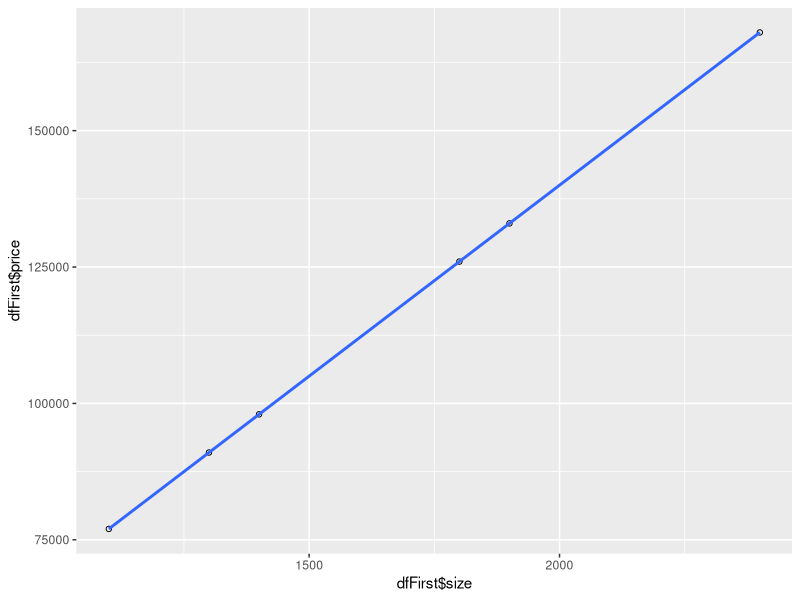
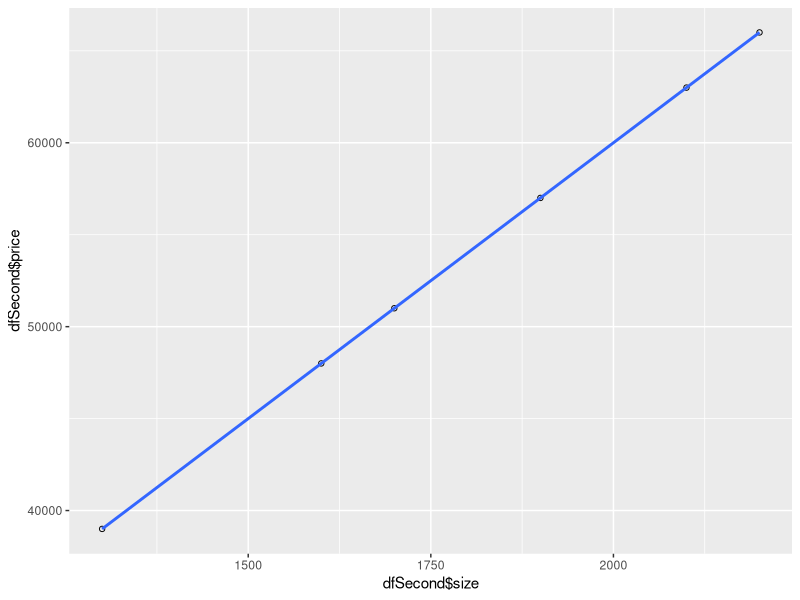

The R script that drew these images, in order:

library(ggplot2)

givemeppsf <- function(price, size) {
  return(price / size)
}

thesizes <- c(1400, 2400, 1800, 1900, 1300, 1100)
theprices <- c(98000, 168000, 126000, 133000, 91000, 77000)
dfFirst <- data.frame(size = thesizes, price = theprices)
ggplot(dfFirst, aes(x=dfFirst$size, y=dfFirst$price)) +
  geom_point(shape=1) +
  geom_smooth(method=lm)
dfFirst$ppsf <- mapply(givemeppsf, dfFirst$price, dfFirst$size)
dfFirst

thesizes <- c(1700, 2100, 1900, 1300, 1600, 2200)
theprices <- c(51000, 63000, 57000, 39000, 48000, 66000)
dfSecond <- data.frame(size = thesizes, price = theprices)
ggplot(dfSecond, aes(x=dfSecond$size, y=dfSecond$price)) +
  geom_point(shape=1) +
  geom_smooth(method=lm)
dfSecond$ppsf <- mapply(givemeppsf, dfSecond$price, dfSecond$size)
dfSecond
